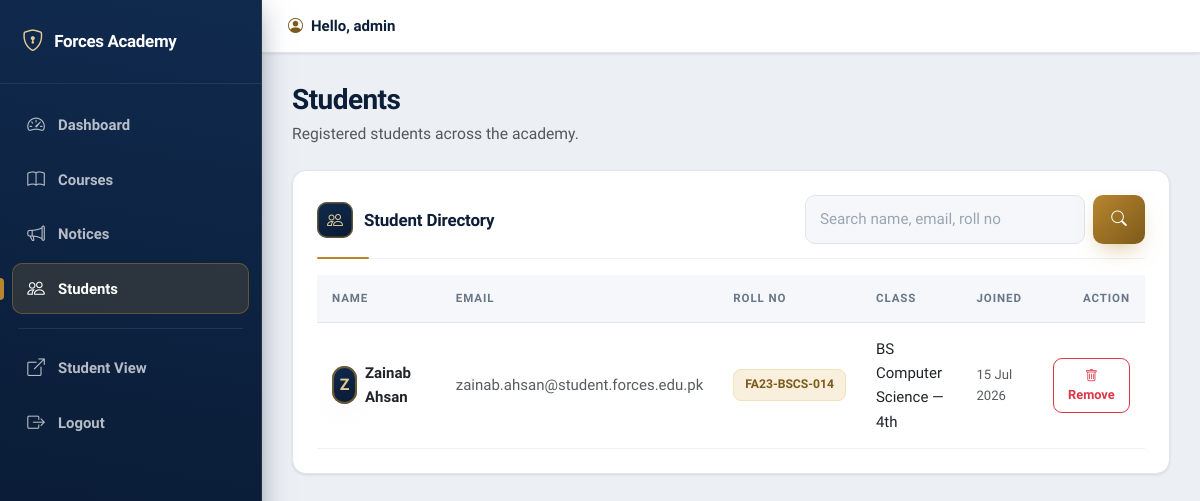
Page /admin_students.php (signed in) on the earlier database version.
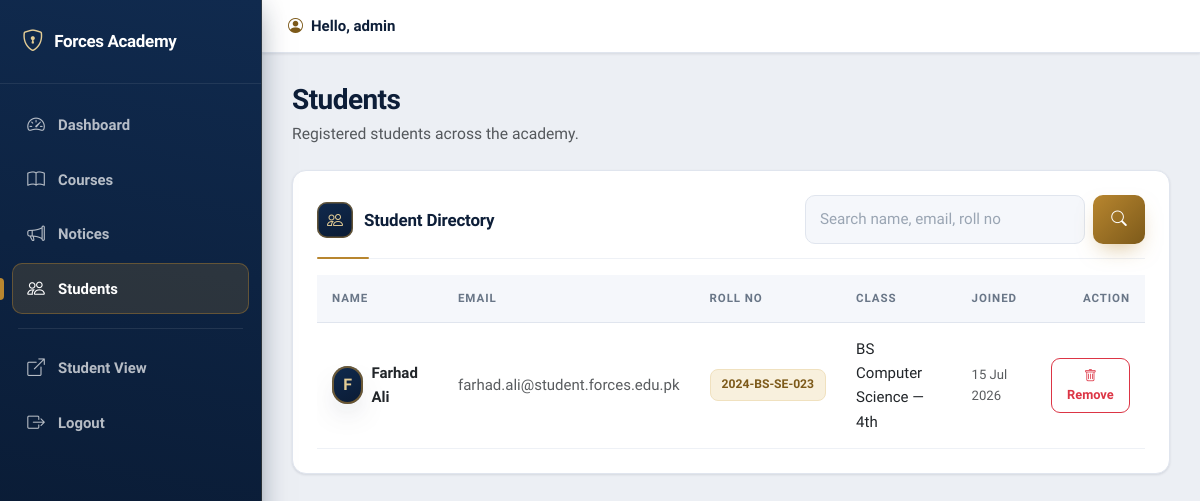
Same page on the later database version.
### tables this page shows
CREATE TABLE IF NOT EXISTS students (
    id           INT(11) PRIMARY KEY AUTO_INCREMENT,
    full_name    VARCHAR(100) NOT NULL,
    email        VARCHAR(100) UNIQUE NOT NULL,
    password     VARCHAR(255) NOT NULL,
    roll_number  VARCHAR(20)  UNIQUE NOT NULL,
    class        VARCHAR(50)  NOT NULL,
    created_at   TIMESTAMP DEFAULT CURRENT_TIMESTAMP
);

### config/auth.php (called while the page is built, shortened)
<?php
function e($value)
{
    return htmlspecialchars((string)$value, ENT_QUOTES, 'UTF-8');
}

### admin_students.php (the view, shortened to what this page needs)
<?php
require_once 'config/auth.php';
$q = trim($_GET['q'] ?? '');
if ($q !== '') {
    $like = '%' . $q . '%';
    $stmt = mysqli_prepare($conn, "SELECT id, full_name, email, roll_number, class, created_at FROM students WHERE full_name LIKE ? OR email LIKE ? OR roll_number LIKE ? ORDER BY created_at DESC");
    mysqli_stmt_bind_param($stmt, 'sss', $like, $like, $like);
    mysqli_stmt_execute($stmt);
    $students = mysqli_stmt_get_result($stmt);
} else {
    $students = mysqli_query($conn, "SELECT id, full_name, email, roll_number, class, created_at FROM students ORDER BY created_at DESC");
}
$page_title    = 'Students';
$page_subtitle = 'Registered students across the academy.';
$active        = 'students';
require 'admin_partials/header.php';
?>
<div class="card p-4">
  <div class="section-header mb-3">
    <h5 class="section-title mb-0"><i class="bi bi-people"></i> Student Directory</h5>
    <form method="GET" class="d-flex gap-2" style="max-width:340px;width:100%;">
      <input class="form-control form-control-solid" type="text" name="q" value="<?php echo e($q); ?>" placeholder="Search name, email, roll no">
      <button class="btn btn-auth-primary" type="submit"><i class="bi bi-search"></i></button>
    </form>
  </div>
  <div class="table-responsive">
    <table class="table align-middle table-modern mb-0">
      <thead>
        <tr><th>Name</th><th>Email</th><th>Roll No</th><th>Class</th><th>Joined</th><th class="text-end">Action</th></tr>
      </thead>
      <tbody>
      <?php if (mysqli_num_rows($students) > 0): ?>
        <?php while ($s = mysqli_fetch_assoc($students)): ?>
          <tr>
            <td>
              <div class="d-flex align-items-center gap-2">
                <span class="profile-avatar" style="width:38px;height:38px;font-size:1rem;"><?php echo strtoupper(substr($s['full_name'], 0, 1)); ?></span>
                <span class="fw-semibold"><?php echo e($s['full_name']); ?></span>
              </div>
            </td>
            <td class="text-muted"><?php echo e($s['email']); ?></td>
            <td><span class="badge-soft"><?php echo e($s['roll_number']); ?></span></td>
            <td><?php echo e($s['class']); ?></td>
            <td class="text-muted small"><?php echo date('d M Y', strtotime($s['created_at'])); ?></td>
            <td class="text-end">
              <a class="btn btn-sm btn-outline-danger btn-icon-danger" href="admin_students.php?delete=<?php echo (int) $s['id']; ?>" onclick="return confirm('Remove this student account?');"><i class="bi bi-trash"></i> Remove</a>
            </td>
          </tr>
        <?php endwhile; ?>
      <?php else: ?>
        <tr><td colspan="6" class="text-center text-muted py-4"><?php echo $q !== '' ? 'No students match your search.' : 'No students have registered yet.'; ?></td></tr>
      <?php endif; ?>
      </tbody>
    </table>
  </div>
</div>
<?php require 'admin_partials/footer.php'; ?>

### admin_partials/header.php (shortened to what this page needs)
<?php
require_once __DIR__ . '/../config/auth.php';
$admin_username = $_SESSION['admin_username'] ?? 'Admin';
$page_title     = $page_title ?? 'Dashboard';
$page_subtitle  = $page_subtitle ?? '';
$active         = $active ?? 'dashboard';
$nav_items = [
    'dashboard' => ['admin_dashboard.php', 'bi-speedometer2', 'Dashboard'],
    'courses'   => ['admin_courses.php',   'bi-book',         'Courses'],
    'notices'   => ['admin_notices.php',   'bi-megaphone',    'Notices'],
    'students'  => ['admin_students.php',  'bi-people',       'Students'],
];
?>
<!DOCTYPE html>
<html lang="en">
<head>
<link href="https://cdn.jsdelivr.net/npm/bootstrap@5.3.0/dist/css/bootstrap.min.css" rel="stylesheet">
<link rel="stylesheet" href="https://cdn.jsdelivr.net/npm/bootstrap-icons@1.11.3/font/bootstrap-icons.css">
<link rel="stylesheet" href="css/style.css">
</head>
<body class="dashboard-body">
<div class="admin-shell">
  <aside class="admin-sidebar" id="adminSidebar">
    <div class="admin-sidebar-brand">
      <i class="bi bi-shield-lock"></i> Forces Academy
    </div>
    <ul class="admin-nav">
      <?php foreach ($nav_items as $key => $item): ?>
        <li>
          <a href="<?php echo $item[0]; ?>" class="<?php echo $active === $key ? 'active' : ''; ?>">
            <i class="bi <?php echo $item[1]; ?>"></i> <?php echo $item[2]; ?>
          </a>
        </li>
      <?php endforeach; ?>
      <li><div class="admin-nav-divider"></div></li>
      <li><a href="dashboard.php"><i class="bi bi-box-arrow-up-right"></i> Student View</a></li>
      <li><a href="admin_logout.php"><i class="bi bi-box-arrow-right"></i> Logout</a></li>
    </ul>
  </aside>
  <div class="admin-main">
    <header class="admin-topbar">
      <span class="admin-greeting"><i class="bi bi-person-circle"></i> Hello, <?php echo e($admin_username); ?></span>
    </header>
    <main class="admin-content">
      <div class="page-hero mb-4">
        <h2 class="mb-1"><?php echo e($page_title); ?></h2>
        <?php if ($page_subtitle !== ''): ?>
          <p class="text-muted mb-0"><?php echo e($page_subtitle); ?></p>
        <?php endif; ?>
      </div>

### admin_partials/footer.php (shortened to what this page needs)
    </main>
  </div>
</div>
</body>
</html>

Differences in the rows shown:
changed students "BS Computer Science — 4th": full_name "Z" → "F"; full_name "Zainab Ahsan" → "Farhad Ali"; email "zainab.ahsan@student.forces.edu.pk" → "farhad.ali@student.forces.edu.pk"; roll_number "FA23-BSCS-014" → "2024-BS-SE-023"
